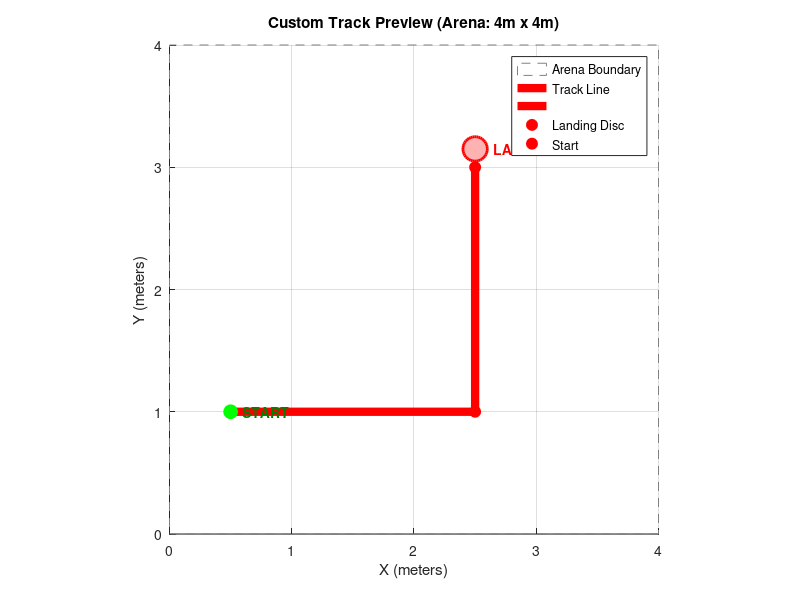

Here is the MATLAB script that generated this plot:
%% EDIT_TRACK Custom Track Generator for Minidrone Red Line Follower
% Use this script to easily define and visualize any competition track layout
% (straight lines, 90 deg corners, acute/obtuse turns, S-curves, etc.)
%
% Running this script automatically generates and saves 'initData.mat',
% which is loaded by the 3D simulation when you run 'run_competition'.

clear; clc;

fprintf('====================================================\n');
fprintf('       CUSTOM TRACK BUILDER & CONFIGURATOR          \n');
fprintf('====================================================\n\n');

%% 1. DEFINE TRACK WAYPOINTS [X, Y] (meters)
% Arena boundaries: X in [0.2, 3.8], Y in [0.2, 3.8]
% Drone starts at Waypoint 1 and follows each segment in order.
% The landing circle will automatically be placed at the final waypoint.

% --- PRESET 1: Standard L-Shape (Default Competition Track, 90-deg Turn) ---
waypoints = [
    0.5, 1.0;   % Start
    2.5, 1.0;   % Corner (turn 90 deg)
    2.5, 3.0;   % End of line
];

% --- UNCOMMENT BELOW FOR PRESET 2: Z-Shape / Zig-Zag (Two 90-deg Turns) ---
% waypoints = [
%     0.5, 0.8;
%     2.2, 0.8;   % Turn 1 (Right)
%     2.2, 2.4;   % Turn 2 (Left)
%     3.5, 2.4;   % End
% ];

% --- UNCOMMENT BELOW FOR PRESET 3: U-Turn / Hairpin (Sharp Turns) ---
% waypoints = [
%     0.6, 1.0;
%     2.6, 1.0;   % Turn 1
%     2.6, 2.2;   % Turn 2
%     1.0, 2.2;   % Return leg
% ];

% --- UNCOMMENT BELOW FOR PRESET 4: Sharp Acute Corner Track (135-deg Turn) ---
% waypoints = [
%     0.5, 1.0;   % Start
%     2.5, 1.0;   % Acute corner vertex
%     1.2, 2.3;   % Sharp acute turn (135-deg turn)
% ];

%% 2. TRACK APPEARANCE & PROPERTIES
trackColor = [1, 0, 0];    % RGB color: [1 0 0] = Red
circleDiameter = 0.20;     % Landing circle diameter (meters)
lineWidth = 0.10;          % Red line width (meters)

%% 3. BUILD INITDATA STRUCTURE
initData = struct();
initData.Color = trackColor;
initData.Lines = struct('StartX', {}, 'StartY', {}, 'EndX', {}, 'EndY', {});

numPts = size(waypoints, 1);
for i = 1:(numPts - 1)
    initData.Lines(end+1) = struct(...
        'StartX', waypoints(i, 1), ...
        'StartY', waypoints(i, 2), ...
        'EndX',   waypoints(i+1, 1), ...
        'EndY',   waypoints(i+1, 2));
end

% Place landing circle slightly extended along final segment direction
lastDir = waypoints(end, :) - waypoints(end-1, :);
lastDirNorm = lastDir / norm(lastDir);
circlePos = waypoints(end, :) + 0.15 * lastDirNorm;

initData.Circle = struct(...
    'X', circlePos(1), ...
    'Y', circlePos(2), ...
    'Z', 0.01, ...
    'Diameter', circleDiameter);

% Initial drone spawn position (NED frame relative to start translation [dx=0.5, dy=1.0])
% Default drone translation offset in UE4: dx = 0.5, dy = 1.0
initData.posNED = [waypoints(1, 1) - 0.5, waypoints(1, 2) - 1.0, -0.046];

%% 4. SAVE TO INITDATA.MAT
saveFile = fullfile(fileparts(mfilename('fullpath')), 'initData.mat');
save(saveFile, '-struct', 'initData');
fprintf('[SUCCESS] Generated and saved custom track to:\n  %s\n\n', saveFile);
fprintf('Total segments: %d\n', length(initData.Lines));
fprintf('Landing circle: (X = %.2f, Y = %.2f)\n', circlePos(1), circlePos(2));
fprintf('Initial drone:  (X = %.2f, Y = %.2f)\n\n', initData.posNED(1), initData.posNED(2));

%% 5. VISUALIZE TRACK
figure('Name', 'Custom Track Preview', 'Position', [200 200 600 550]);
hold on; grid on; axis equal;
xlim([0 4]); ylim([0 4]);
xlabel('X (meters)'); ylabel('Y (meters)');
title('Custom Track Preview (Arena: 4m x 4m)');

% Plot Arena Boundary
rectangle('Position', [0 0 4 4], 'EdgeColor', [0.5 0.5 0.5], 'LineStyle', '--');

% Plot Red Line Segments
for i = 1:length(initData.Lines)
    plot([initData.Lines(i).StartX, initData.Lines(i).EndX], ...
         [initData.Lines(i).StartY, initData.Lines(i).EndY], ...
         'r-', 'LineWidth', 6);
end

% Plot Joints
for i = 1:numPts
    plot(waypoints(i, 1), waypoints(i, 2), 'ro', 'MarkerFaceColor', 'r', 'MarkerSize', 8);
end

% Plot Landing Circle
th = linspace(0, 2*pi, 40);
r = circleDiameter / 2;
fill(circlePos(1) + r*cos(th), circlePos(2) + r*sin(th), [1 0.7 0.7], 'EdgeColor', 'r', 'LineWidth', 2);

% Plot Start Marker
plot(waypoints(1, 1), waypoints(1, 2), 'go', 'MarkerFaceColor', 'g', 'MarkerSize', 10);
text(waypoints(1, 1) + 0.1, waypoints(1, 2), 'START', 'Color', [0 0.5 0], 'FontWeight', 'bold');
text(circlePos(1) + 0.15, circlePos(2), 'LAND', 'Color', 'r', 'FontWeight', 'bold');

legend({'Arena Boundary', 'Track Line', '', 'Landing Disc', 'Start'}, 'Location', 'northeast');

fprintf('Run "run_competition" or open "PX4MultiCopterPerceptionAndControl.slx" to test your drone on this track!\n');
